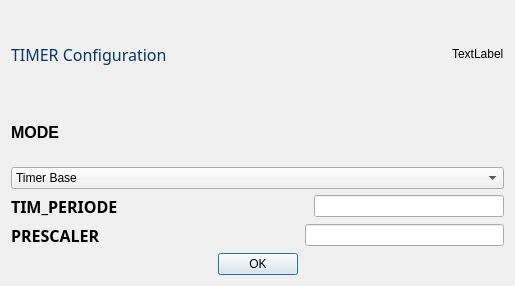
<?xml version="1.0" encoding="UTF-8"?>
<ui version="4.0">
 <class>Timerconfig</class>
 <widget class="QDialog" name="Timerconfig">
  <property name="geometry">
   <rect>
    <x>0</x>
    <y>0</y>
    <width>515</width>
    <height>286</height>
   </rect>
  </property>
  <property name="windowTitle">
   <string>Dialog</string>
  </property>
  <layout class="QGridLayout" name="gridLayout">
   <item row="0" column="0">
    <layout class="QVBoxLayout" name="verticalLayout_2">
     <item>
      <layout class="QVBoxLayout" name="verticalLayout">
       <item>
        <layout class="QHBoxLayout" name="horizontalLayout_5">
         <item>
          <widget class="QLabel" name="label">
           <property name="font">
            <font>
             <family>Montserrat Black</family>
             <pointsize>12</pointsize>
             <weight>10</weight>
             <italic>false</italic>
             <bold>false</bold>
            </font>
           </property>
           <property name="styleSheet">
            <string notr="true">font: 87 12pt &quot;Montserrat Black&quot;;
color: rgb(11, 53, 94);</string>
           </property>
           <property name="text">
            <string>TIMER Configuration</string>
           </property>
          </widget>
         </item>
         <item>
          <spacer name="horizontalSpacer">
           <property name="orientation">
            <enum>Qt::Horizontal</enum>
           </property>
           <property name="sizeHint" stdset="0">
            <size>
             <width>40</width>
             <height>20</height>
            </size>
           </property>
          </spacer>
         </item>
         <item>
          <widget class="QLabel" name="label1">
           <property name="text">
            <string>TextLabel</string>
           </property>
          </widget>
         </item>
        </layout>
       </item>
       <item>
        <layout class="QVBoxLayout" name="verticalLayout_4">
         <item>
          <widget class="QLabel" name="label_2">
           <property name="font">
            <font>
             <pointsize>12</pointsize>
             <weight>75</weight>
             <bold>true</bold>
            </font>
           </property>
           <property name="text">
            <string>MODE</string>
           </property>
          </widget>
         </item>
         <item>
          <widget class="QComboBox" name="comboBox">
           <item>
            <property name="text">
             <string>Timer Base</string>
            </property>
           </item>
           <item>
            <property name="text">
             <string>PWM_Mode</string>
            </property>
           </item>
          </widget>
         </item>
        </layout>
       </item>
       <item>
        <layout class="QHBoxLayout" name="horizontalLayout_3">
         <item>
          <widget class="QLabel" name="TIM_PRD">
           <property name="enabled">
            <bool>true</bool>
           </property>
           <property name="font">
            <font>
             <family>Raleway Black</family>
             <pointsize>12</pointsize>
             <weight>75</weight>
             <bold>true</bold>
            </font>
           </property>
           <property name="text">
            <string>TIM_PERIODE</string>
           </property>
          </widget>
         </item>
         <item>
          <spacer name="horizontalSpacer_4">
           <property name="orientation">
            <enum>Qt::Horizontal</enum>
           </property>
           <property name="sizeHint" stdset="0">
            <size>
             <width>40</width>
             <height>20</height>
            </size>
           </property>
          </spacer>
         </item>
         <item>
          <widget class="QLineEdit" name="TIM_PERIODE"/>
         </item>
        </layout>
       </item>
       <item>
        <layout class="QHBoxLayout" name="horizontalLayout_2">
         <item>
          <widget class="QLabel" name="PRES">
           <property name="enabled">
            <bool>true</bool>
           </property>
           <property name="font">
            <font>
             <family>Raleway Black</family>
             <pointsize>12</pointsize>
             <weight>75</weight>
             <bold>true</bold>
            </font>
           </property>
           <property name="text">
            <string>PRESCALER</string>
           </property>
          </widget>
         </item>
         <item>
          <spacer name="horizontalSpacer_5">
           <property name="orientation">
            <enum>Qt::Horizontal</enum>
           </property>
           <property name="sizeHint" stdset="0">
            <size>
             <width>40</width>
             <height>20</height>
            </size>
           </property>
          </spacer>
         </item>
         <item>
          <widget class="QLineEdit" name="PRESCALER"/>
         </item>
        </layout>
       </item>
      </layout>
     </item>
     <item>
      <layout class="QHBoxLayout" name="horizontalLayout_6">
       <item>
        <spacer name="horizontalSpacer_2">
         <property name="orientation">
          <enum>Qt::Horizontal</enum>
         </property>
         <property name="sizeHint" stdset="0">
          <size>
           <width>40</width>
           <height>20</height>
          </size>
         </property>
        </spacer>
       </item>
       <item>
        <widget class="QPushButton" name="pushButton">
         <property name="text">
          <string>OK</string>
         </property>
        </widget>
       </item>
       <item>
        <spacer name="horizontalSpacer_3">
         <property name="orientation">
          <enum>Qt::Horizontal</enum>
         </property>
         <property name="sizeHint" stdset="0">
          <size>
           <width>40</width>
           <height>20</height>
          </size>
         </property>
        </spacer>
       </item>
      </layout>
     </item>
    </layout>
   </item>
  </layout>
 </widget>
 <resources/>
 <connections/>
</ui>
